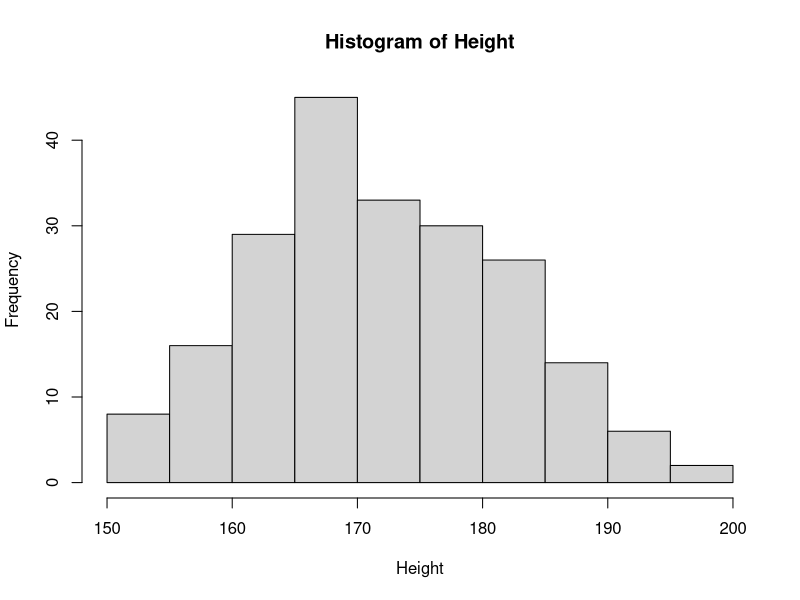
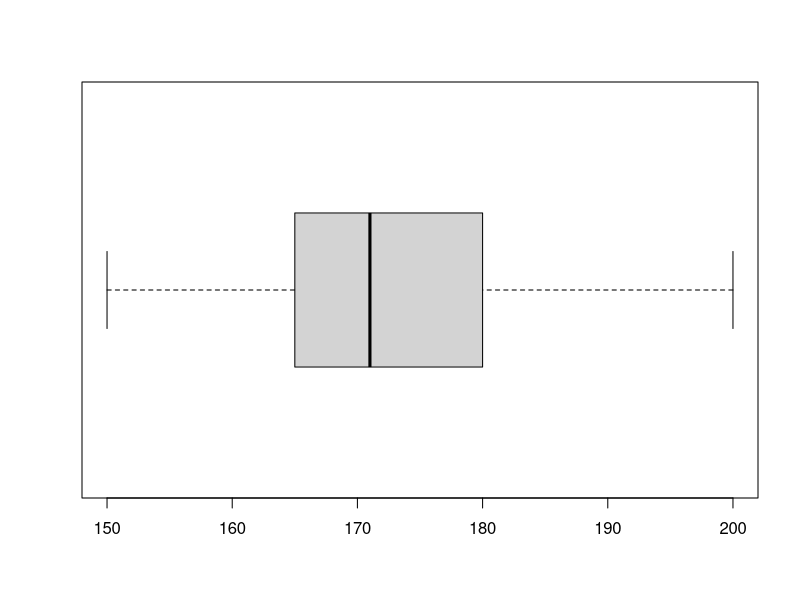
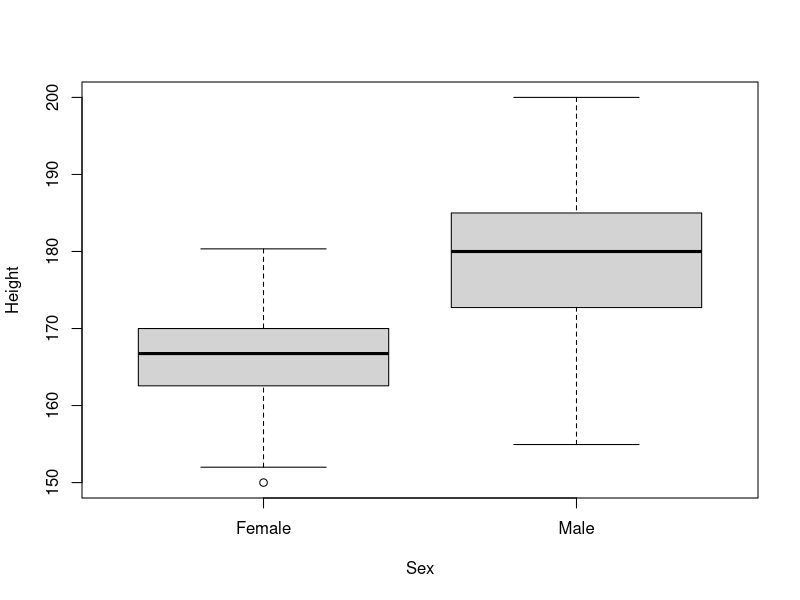

Recreate these plots in R, in order.
library(MASS)
data(survey)
attach(survey)

hist(Height)
boxplot(Height, horizontal=T)

tapply(Height, Sex, median, na.rm=T)
tapply(Height, Sex, mean, na.rm=T)
tapply(Height, Sex, sd, na.rm=T)

boxplot(Height ~ Sex)
